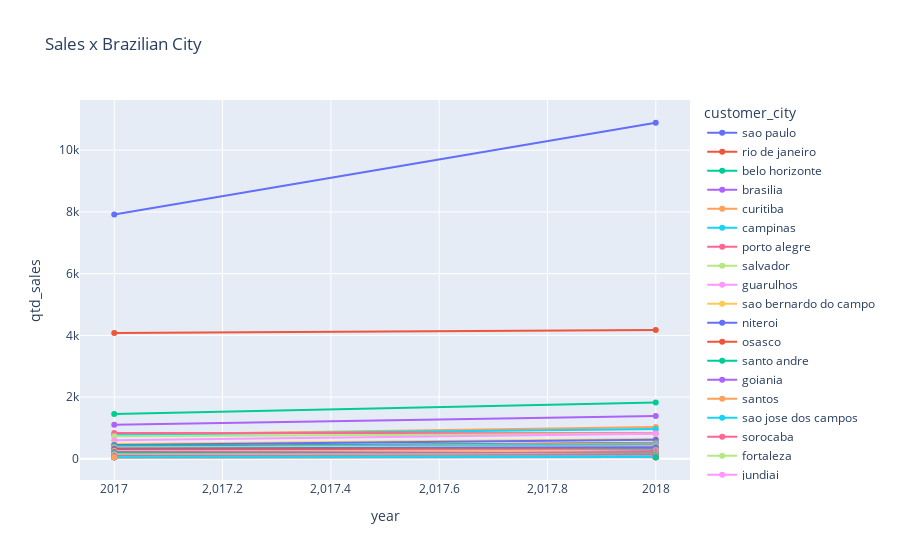

Notebook cell for this chart:
### Markdown cell above
## **2.3 Sales per City**

### Code cell
city_aux = df2[['year', 'customer_city', 'order_approved_at']].groupby(['year', 'customer_city']).count().reset_index().rename(columns={'order_approved_at': 'qtd_sales'}).sort_values(by='qtd_sales', ascending= False).head(338)
fig = px.line(city_aux, x = 'year', y = 'qtd_sales', color = 'customer_city', title = 'Sales x Brazilian City', markers=True)
fig.show()
